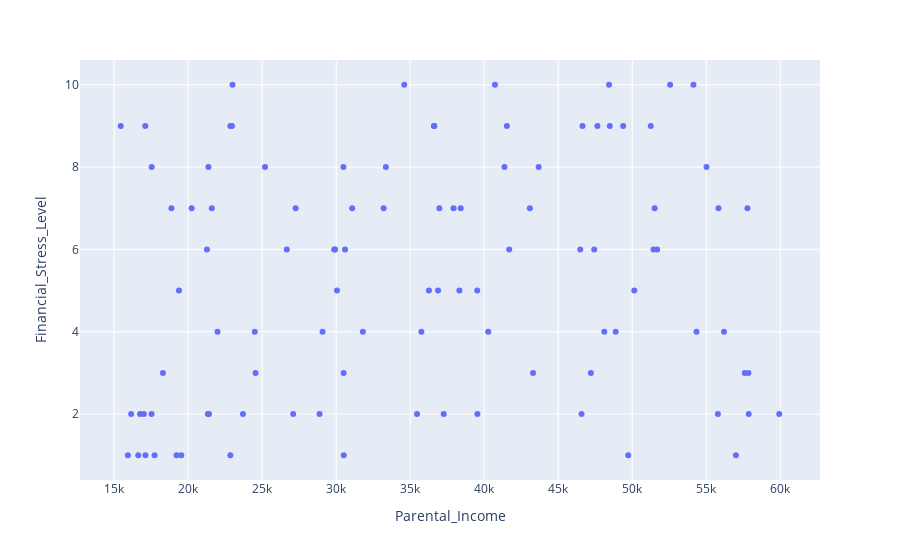

Write notebook code for a chart like this one.
### Code cell
px.scatter(DF,x='Parental_Income',y='Financial_Stress_Level')

### Figure 1 — Plotly figure (JSON) as saved in the notebook; plotly's stock layout.template omitted (floating-point values rounded to 4 significant figures)
{"data": [{"hovertemplate": "Parental_Income=%{x}<br>Financial_Stress_Level=%{y}<extra></extra>", "legendgroup": "", "marker": {"color": "#636efa", "symbol": "circle"}, "mode": "markers", "name": "", "orientation": "v", "showlegend": false, "type": "scatter", "x": [39540, 21331, 48483, 37263, 51514, 19378, 59932, 46573, 57871, 43299, 41688, 19532, 52560, 46638, 57603, 51682, 18867, 51439, 30486, 16749, 48882, 54133, 20233, 30502, 36626, 19213, 27092, 17003, 43678, 43084, 17535, 29078, 21268, 55018, 49388, 50141, 46489, 57005, 22845, 57783, 47431, 27262, 41367, 38320, 51252, 17103, 30509, 33356, 17730, 21367, 30054, 55786, 47206, 56197, 55825, 15927, 28875, 37926, 36621, 41529, 39524, 31079, 35461, 24498, 21406, 22956, 22849, 31800, 29861, 21596, 30597, 17111, 38411, 24554, 36263, 57849, 21982, 17526, 18293, 29928, 35756, 36882, 49730, 36968, 16146, 40271, 34598, 48436, 54342, 40724, 26662, 22994, 36603, 23699, 33206, 15444, 48112, 25190, 47647, 16626], "xaxis": "x", "y": [2, 2, 9, 2, 7, 5, 2, 2, 2, 3, 6, 1, 10, 9, 3, 6, 7, 6, 8, 2, 4, 10, 7, 3, 9, 1, 2, 2, 8, 7, 8, 4, 6, 8, 9, 5, 6, 1, 9, 7, 6, 7, 8, 5, 9, 9, 1, 8, 1, 8, 5, 2, 3, 4, 7, 1, 2, 7, 9, 9, 5, 7, 2, 4, 2, 9, 1, 4, 6, 7, 6, 1, 7, 3, 5, 3, 4, 2, 3, 6, 4, 5, 1, 7, 2, 4, 10, 10, 4, 10, 6, 10, 9, 2, 7, 9, 4, 8, 9, 1], "yaxis": "y"}], "layout": {"autosize": true, "legend": {"tracegroupgap": 0}, "margin": {"t": 60}, "xaxis": {"anchor": "y", "autorange": true, "domain": [0, 1], "range": [12730.0, 62640.0], "title": {"text": "Parental_Income"}, "type": "linear"}, "yaxis": {"anchor": "x", "autorange": true, "domain": [0, 1], "range": [0.3031, 10.7], "title": {"text": "Financial_Stress_Level"}, "type": "linear"}}}
